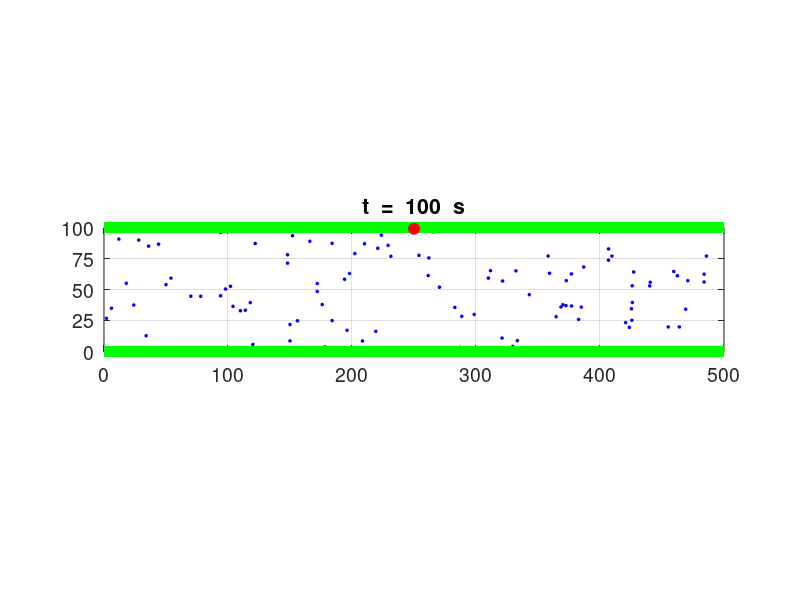

This figure's MATLAB source:
% spMath003.m

clear all
close all
clc

% RIVER DIMENSIONS -------------------------------------------------------
  Np = 100;
  Lx = 500;
  Ly = 100;
  X = Lx .* rand(Np,1);
  Y = 2 + (Ly-2) .* rand(Np,1);

  
% TIME SCALES  -----------------------------------------------------------
  tMin = 0;
  tMax= 100;
  Nt = 100;
  t = linspace(tMin,tMax,Nt);
  t1 = 't  =  '; t3 = '  s';


% VELOCITIES ------------------------------------------------------------- 
% river velocity  
   v_WSx = 2;  v_WSy = 0;


% initial position of boat
   xB = 250; yB = 0;    
 
% boat velocity w.r.t. water
   v_BWx = -2;
   v_BWy = 1;

% boat velocity w.r.t. shore
   v_BSx = v_BWx + v_WSx;
   v_BSy = v_BWy + v_WSy;


% ========================================================================
% ANIMATION
% ========================================================================

% flag: 0 animated gif NOT saved or 1 saved /  file name
   f_gif = 0;
   ag_name = 'ag_Boat4.gif';
% Delay in seconds before displaying the next image  
   delay = 0.2;  
% Frame counter start
   nt = 1; 
  
   
% GRAPHICS  =============================================================
figure(1)
  set(gcf,'Units','normalized');
  set(gcf,'Position',[0.025 0.2 0.6 0.25]);
   
   for c = 1 : Nt
     hold off
     X(X>Lx) = 0;  
     X = X + v_WSx; 
     xP = X; yP = Y;
     hPlot = plot(xP,yP,'o');
     set(hPlot,'Markersize',2,'MarkerFaceColor','b');
     set(hPlot,'Markersize',2,'MarkerEdgeColor','b');
     
     hold on
     xP = [0 Lx]; yP = [0 0];
     plot(xP,yP,'g','linewidth',8);
     xP = [0 Lx]; yP = [Ly Ly];
     plot(xP,yP,'g','linewidth',8);
     
     xP = xB; yP = yB;
     hPlot = plot(xP,yP,'o');
     set(hPlot,'Markersize',8,'MarkerFaceColor','r');
     set(hPlot,'Markersize',8,'MarkerEdgeColor','r');
     
     yB = yB + v_BSy;
     yB(yB > Ly) = Ly;
    % if yB == Ly
     %    xB(xB > Lx) = Lx;
    % else
         xB = xB + v_BSx;
    % end    
     axis equal
     axis([0 Lx 0 Ly]);
     box on
     grid on
     set(gca,'fontsize',14);
     set(gca,'yTick',0:25:100);
     
     t2 = num2str(t(c),'%3.0f');
     tm = [t1 t2 t3];
     title(tm);
     pause(0.1)
    
 if f_gif > 0 
          frame = getframe(1);
          im = frame2im(frame);
          [imind,cm] = rgb2ind(im,256);
     %  On the first loop, create the file. In subsequent loops, append.
          if nt == 1
            imwrite(imind,cm,ag_name,'gif','DelayTime',delay,'loopcount',inf);
          else
           imwrite(imind,cm,ag_name,'gif','DelayTime',delay,'writemode','append');
          end
       nt = nt+1;
     end
   
  hold off
     
     
   
   end